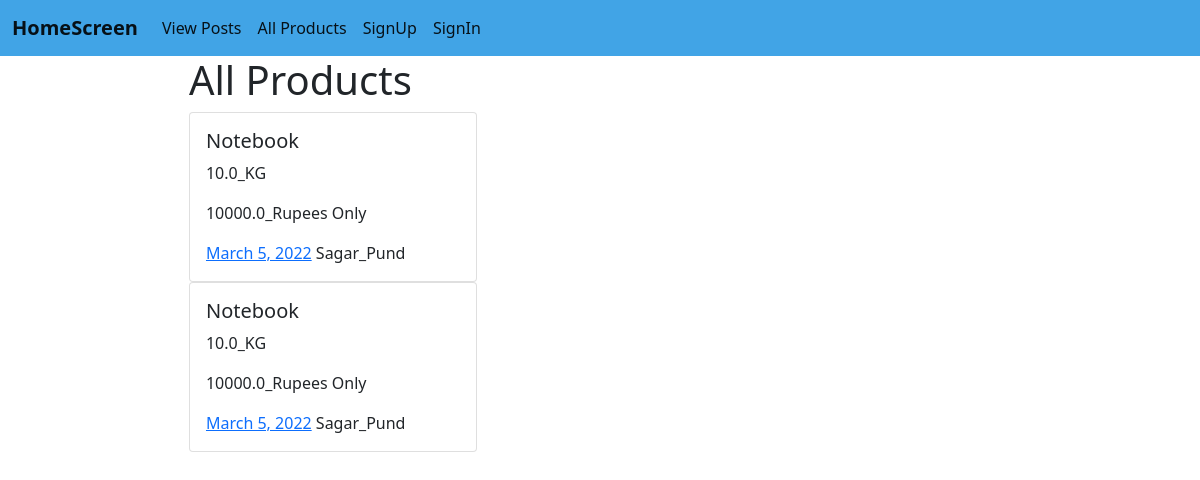
/product-list/, run on the app's committed database.
### Product/models.py (models this page shows, shortened)
class Product(models.Model):
    user=models.ForeignKey(User,on_delete=models.CASCADE)
    name = models.CharField(max_length=255,)
    weight=models.FloatField()
    price=models.FloatField()
    created_at=models.DateField(auto_now_add=True)
    updated_at=models.DateField(auto_now_add=True)

### Product/views.py (the view)
# urls.py: path('product-list/',ProductListView, name='product-list'),
def ProductListView(request):
    product_menu_list = Product.objects.all()
    return render(request, 'Product/ProductView.html', {'product_menu_list': product_menu_list})

### Product/templates/Product/ProductView.html (shortened to what this page needs)
{% extends 'User/base.html' %}
{% block content %}
<div style="margin-left: 5cm;">
    <h1 class="ml"> All Products </h1>
    {% for item in product_menu_list %}
    <div class="card" style="width: 18rem;">
        <div class="card-body">
          <h5 class="card-title">{{item.name}}</h5>
          <p class="card-text">{{item.weight}}_KG</p>
          <p class="card-text">{{item.price}}_Rupees Only</p>
          <a href="#" class="card-link">{{item.created_at}}</a>
          {{item.user.first_name}}_{{item.user.last_name}}
        </div>
      </div>
      {% endfor %}
    </div>
{% endblock %}

### User/templates/User/base.html (shortened to what this page needs)
<!doctype html>
<html lang="en">
    {% load static %}
  <head>
    <link href="https://cdn.jsdelivr.net/npm/bootstrap@5.1.3/dist/css/bootstrap.min.css" rel="stylesheet">
  </head>
  <body>
    <nav class="navbar navbar-expand-lg navbar-light  " style="background-color: rgb(65, 164, 230);">
        <div class="container-fluid">
          <a class="navbar-brand"  style="font-size:80; font-weight: bold;" href="{% url 'dashboard' %}">HomeScreen</a>
          <div class="collapse navbar-collapse" id="navbarNav">
            <ul class="navbar-nav">
                <li class="nav-item">
                    <a class="nav-link active" aria-current="page" href="{% url 'post-list' %}">View Posts</a>
                  </li>
              <li class="nav-item">
                <a class="nav-link active" aria-current="page" href="{% url 'product-list' %}">All Products</a>
              </li>
          {% if user.is_authenticated %}
          <li class="nav-item">
            <a class="nav-link active" aria-current="page" href="{% url 'add_post' %}">Add Post</a>
          </li>
          <li class="nav-item">
            <a class="nav-link active" aria-current="page" href="{% url 'add_product' %}">Add Product</a>
          </li>
          <li class="nav-item">
            <a class="nav-link active" aria-current="page" href="#">Welcome {{ user.first_name }} {{ user.last_name }}</a>
          </li>
          <li class="nav-item">
            <a class="nav-link active" aria-current="page" href="{% url 'logout' %}">SignOut</a>
          </li>
          {% else %}
          <li class="nav-item">
            <a class="nav-link active" aria-current="page" href="{% url 'register' %}">SignUp</a>
          </li>
          <li class="nav-item">
            <a class="nav-link active" aria-current="page" href="{% url 'login' %}">SignIn</a>
          </li>
          {% endif %}
            </ul>
          </div>
        </div>
      </nav>
    {% block content %}
        {% endblock %}
  </body>
</html>

### data on the page
Product: name "Notebook", weight "10.0", price "10000.0", created_at "March 5, 2022", user.first_name "Sagar", user.last_name "Pund"
Product: name "Notebook", weight "10.0", price "10000.0", created_at "March 5, 2022", user.first_name "Sagar", user.last_name "Pund"
